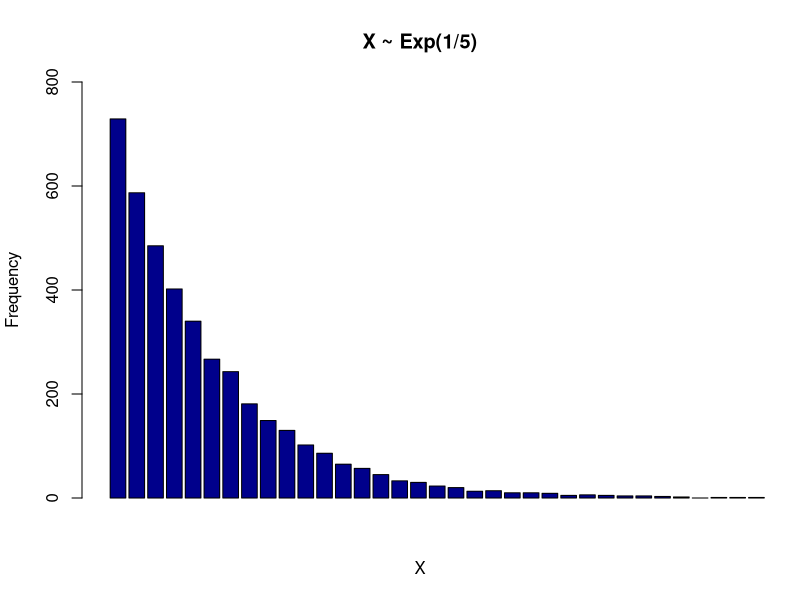

R code for this plot:
m<-2^15
a<-167
b<-59
x<-23
E<-array(0,5000)
freq<-array(0,35)
for(i in 1:5000)
{
	x<-(a*x+b)%%m
	u<-as.double(x)/m
	if(u<0.0001)
	{
		i<-i-1;
	}
	else
	{
		E[i]<- -5*log(u)
		e<- as.integer(E[i])
		freq[e]=freq[e]+1
	}
}
mean=mean(E)
min=min(E)
max=max(E)
cat("Max is:",max,"\n")
cat("min is:",min,"\n")
cat("mean is:",mean,"\n")
barplot(freq,main="X ~ Exp(1/5)", xlab="X",ylab="Frequency",xlim=c(0,40),ylim=c(0,800),col=c("darkblue"));
